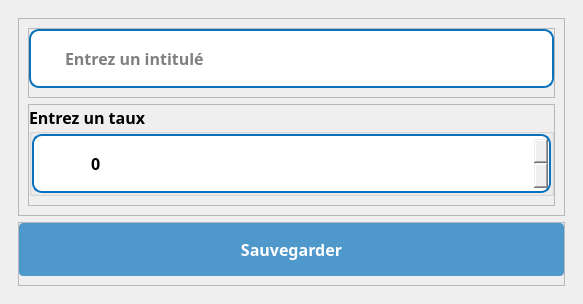
<?xml version="1.0" encoding="UTF-8"?>
<ui version="4.0">
 <class>Dialog</class>
 <widget class="QDialog" name="Dialog">
  <property name="geometry">
   <rect>
    <x>0</x>
    <y>0</y>
    <width>583</width>
    <height>299</height>
   </rect>
  </property>
  <property name="windowTitle">
   <string>Dialog</string>
  </property>
  <layout class="QVBoxLayout" name="verticalLayout">
   <property name="spacing">
    <number>0</number>
   </property>
   <property name="leftMargin">
    <number>0</number>
   </property>
   <property name="topMargin">
    <number>0</number>
   </property>
   <property name="rightMargin">
    <number>0</number>
   </property>
   <property name="bottomMargin">
    <number>0</number>
   </property>
   <item>
    <widget class="QWidget" name="widget" native="true">
     <layout class="QVBoxLayout" name="verticalLayout_2">
      <property name="spacing">
       <number>0</number>
      </property>
      <property name="leftMargin">
       <number>0</number>
      </property>
      <property name="topMargin">
       <number>0</number>
      </property>
      <property name="rightMargin">
       <number>0</number>
      </property>
      <property name="bottomMargin">
       <number>0</number>
      </property>
      <item>
       <widget class="QWidget" name="widget_2" native="true">
        <layout class="QVBoxLayout" name="verticalLayout_3">
         <item>
          <widget class="QWidget" name="widget_3" native="true">
           <layout class="QVBoxLayout" name="verticalLayout_4">
            <item>
             <widget class="QFrame" name="frame">
              <property name="styleSheet">
               <string notr="true"/>
              </property>
              <property name="frameShape">
               <enum>QFrame::StyledPanel</enum>
              </property>
              <property name="frameShadow">
               <enum>QFrame::Raised</enum>
              </property>
              <layout class="QVBoxLayout" name="verticalLayout_5">
               <item>
                <widget class="QFrame" name="frame_6">
                 <property name="styleSheet">
                  <string notr="true"/>
                 </property>
                 <property name="frameShape">
                  <enum>QFrame::StyledPanel</enum>
                 </property>
                 <property name="frameShadow">
                  <enum>QFrame::Raised</enum>
                 </property>
                 <layout class="QVBoxLayout" name="verticalLayout_10">
                  <property name="leftMargin">
                   <number>0</number>
                  </property>
                  <property name="topMargin">
                   <number>0</number>
                  </property>
                  <property name="rightMargin">
                   <number>0</number>
                  </property>
                  <property name="bottomMargin">
                   <number>9</number>
                  </property>
                  <item>
                   <widget class="QFrame" name="input_4">
                    <property name="styleSheet">
                     <string notr="true">#input_4{
	background:white;
	border-radius:10px;
	border:2px  solid rgb(10, 114, 189);
}

#lineEdit_4{
	border: none;
}</string>
                    </property>
                    <property name="frameShape">
                     <enum>QFrame::StyledPanel</enum>
                    </property>
                    <property name="frameShadow">
                     <enum>QFrame::Raised</enum>
                    </property>
                    <layout class="QHBoxLayout" name="horizontalLayout_5">
                     <property name="spacing">
                      <number>0</number>
                     </property>
                     <property name="leftMargin">
                      <number>10</number>
                     </property>
                     <property name="topMargin">
                      <number>0</number>
                     </property>
                     <property name="rightMargin">
                      <number>0</number>
                     </property>
                     <property name="bottomMargin">
                      <number>0</number>
                     </property>
                     <item>
                      <widget class="QLabel" name="label_8">
                       <property name="maximumSize">
                        <size>
                         <width>30</width>
                         <height>30</height>
                        </size>
                       </property>
                       <property name="text">
                        <string/>
                       </property>
                       <property name="pixmap">
                        <pixmap>../../static/asset/icons/blue/box.svg</pixmap>
                       </property>
                       <property name="scaledContents">
                        <bool>true</bool>
                       </property>
                      </widget>
                     </item>
                     <item>
                      <widget class="QLineEdit" name="intitule">
                       <property name="font">
                        <font>
                         <family>GeForce</family>
                         <pointsize>12</pointsize>
                         <weight>75</weight>
                         <bold>true</bold>
                        </font>
                       </property>
                       <property name="styleSheet">
                        <string notr="true">padding:15px;
border-radius:10px</string>
                       </property>
                       <property name="placeholderText">
                        <string>Entrez un intitulé</string>
                       </property>
                      </widget>
                     </item>
                    </layout>
                   </widget>
                  </item>
                 </layout>
                </widget>
               </item>
               <item>
                <widget class="QFrame" name="frame_7">
                 <property name="styleSheet">
                  <string notr="true"/>
                 </property>
                 <property name="frameShape">
                  <enum>QFrame::StyledPanel</enum>
                 </property>
                 <property name="frameShadow">
                  <enum>QFrame::Raised</enum>
                 </property>
                 <layout class="QVBoxLayout" name="verticalLayout_11">
                  <property name="leftMargin">
                   <number>0</number>
                  </property>
                  <property name="topMargin">
                   <number>0</number>
                  </property>
                  <property name="rightMargin">
                   <number>0</number>
                  </property>
                  <property name="bottomMargin">
                   <number>9</number>
                  </property>
                  <item>
                   <widget class="QGroupBox" name="groupBox_3">
                    <property name="font">
                     <font>
                      <family>GeForce</family>
                      <pointsize>12</pointsize>
                      <weight>75</weight>
                      <bold>true</bold>
                     </font>
                    </property>
                    <property name="title">
                     <string>Entrez un taux</string>
                    </property>
                    <layout class="QVBoxLayout" name="verticalLayout_8">
                     <property name="spacing">
                      <number>0</number>
                     </property>
                     <property name="leftMargin">
                      <number>0</number>
                     </property>
                     <property name="topMargin">
                      <number>0</number>
                     </property>
                     <property name="rightMargin">
                      <number>0</number>
                     </property>
                     <property name="bottomMargin">
                      <number>0</number>
                     </property>
                     <item>
                      <widget class="QFrame" name="input_5">
                       <property name="styleSheet">
                        <string notr="true">#input_5{
	background:white;
	border-radius:10px;
	border:2px  solid rgb(10, 114, 189);
}

#lineEdit{
	border: none;
}</string>
                       </property>
                       <property name="frameShape">
                        <enum>QFrame::StyledPanel</enum>
                       </property>
                       <property name="frameShadow">
                        <enum>QFrame::Raised</enum>
                       </property>
                       <layout class="QHBoxLayout" name="horizontalLayout_4">
                        <property name="spacing">
                         <number>0</number>
                        </property>
                        <property name="leftMargin">
                         <number>10</number>
                        </property>
                        <property name="topMargin">
                         <number>0</number>
                        </property>
                        <property name="rightMargin">
                         <number>0</number>
                        </property>
                        <property name="bottomMargin">
                         <number>0</number>
                        </property>
                        <item>
                         <widget class="QLabel" name="label_2">
                          <property name="maximumSize">
                           <size>
                            <width>30</width>
                            <height>30</height>
                           </size>
                          </property>
                          <property name="text">
                           <string/>
                          </property>
                          <property name="pixmap">
                           <pixmap>../../static/asset/icons/blue/credit-card.svg</pixmap>
                          </property>
                          <property name="scaledContents">
                           <bool>true</bool>
                          </property>
                         </widget>
                        </item>
                        <item>
                         <widget class="QSpinBox" name="taux">
                          <property name="font">
                           <font>
                            <family>GeForce</family>
                            <pointsize>12</pointsize>
                            <weight>75</weight>
                            <bold>true</bold>
                           </font>
                          </property>
                          <property name="styleSheet">
                           <string notr="true">padding:15px;
border-radius:10px</string>
                          </property>
                          <property name="suffix">
                           <string/>
                          </property>
                          <property name="maximum">
                           <number>100</number>
                          </property>
                         </widget>
                        </item>
                       </layout>
                      </widget>
                     </item>
                    </layout>
                   </widget>
                  </item>
                 </layout>
                </widget>
               </item>
              </layout>
             </widget>
            </item>
            <item>
             <widget class="QFrame" name="frame_2">
              <property name="frameShape">
               <enum>QFrame::StyledPanel</enum>
              </property>
              <property name="frameShadow">
               <enum>QFrame::Raised</enum>
              </property>
              <layout class="QVBoxLayout" name="verticalLayout_9">
               <property name="leftMargin">
                <number>0</number>
               </property>
               <property name="topMargin">
                <number>0</number>
               </property>
               <property name="rightMargin">
                <number>0</number>
               </property>
               <item>
                <widget class="QPushButton" name="saveParticipation">
                 <property name="font">
                  <font>
                   <family>GeForce</family>
                   <pointsize>12</pointsize>
                   <weight>75</weight>
                   <bold>true</bold>
                  </font>
                 </property>
                 <property name="cursor">
                  <cursorShape>PointingHandCursor</cursorShape>
                 </property>
                 <property name="styleSheet">
                  <string notr="true">#saveParticipation{
	background: rgb(10, 114, 189, 0.7);
	color: rgb(255, 255, 255);
	border-radius:4px;
	padding: 15px
}

#saveParticipation:hover{
	background: rgb(10, 114, 189, 1);
	border-radius:4px
}
</string>
                 </property>
                 <property name="text">
                  <string>Sauvegarder</string>
                 </property>
                 <property name="icon">
                  <iconset>
                   <normaloff>../../static/asset/icons/white/save.svg</normaloff>../../static/asset/icons/white/save.svg</iconset>
                 </property>
                 <property name="iconSize">
                  <size>
                   <width>25</width>
                   <height>25</height>
                  </size>
                 </property>
                </widget>
               </item>
              </layout>
             </widget>
            </item>
           </layout>
          </widget>
         </item>
        </layout>
       </widget>
      </item>
     </layout>
    </widget>
   </item>
  </layout>
 </widget>
 <resources/>
 <connections/>
</ui>
